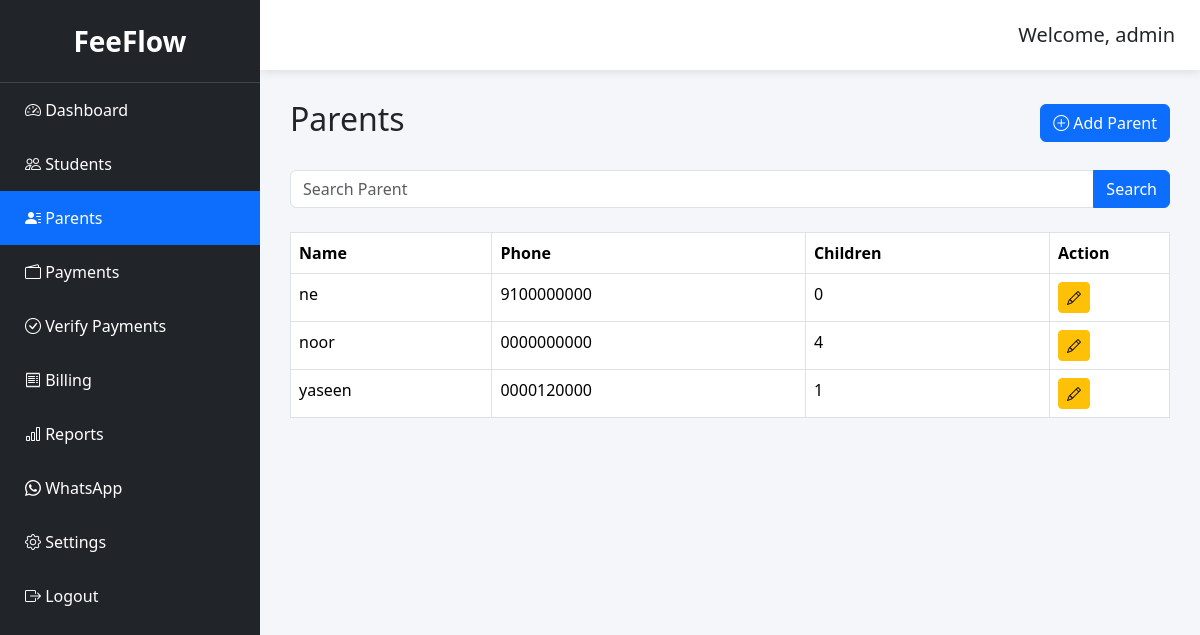
Screenshot of /parents/ (signed in) with the database file from the repository.
### parents/models.py (models this page shows, shortened)
class Parent(models.Model):
    name = models.CharField(max_length=100)
    phone = models.CharField(max_length=15, unique=True)
    created_at = models.DateTimeField(auto_now_add=True)

### parents/views.py (the view)
# urls.py: path("", views.parent_list, name="parent_list"),
@login_required
def parent_list(request):
    search = request.GET.get("search", "")
    parents = Parent.objects.all()
    if search:
        parents = parents.filter(
            Q(name__icontains=search) |
            Q(phone__icontains=search)
        )
    parents = parents.order_by("name")
    return render(
        request,
        "parents/parent_list.html",
        {
            "parents": parents,
            "search": search,
        }
    )

### templates/parents/parent_list.html
{% extends "base.html" %}
{% block content %}
<div class="d-flex justify-content-between align-items-center mb-4">
    <h2>Parents</h2>
    <a href="{% url 'add_parent' %}" class="btn btn-primary">
        <i class="bi bi-plus-circle"></i>
        Add Parent
    </a>
</div>
<form method="get" class="mb-4">
    <div class="input-group">
        <input
            type="text"
            class="form-control"
            name="search"
            placeholder="Search Parent"
            value="{{ search }}">
        <button class="btn btn-primary">
            Search
        </button>
    </div>
</form>
<table class="table table-bordered table-hover bg-white">
    <thead>
        <tr>
            <th>Name</th>
            <th>Phone</th>
            <th>Children</th>
            <th width="120">Action</th>
        </tr>
    </thead>
    <tbody>
        {% for parent in parents %}
        <tr>
            <td>{{ parent.name }}</td>
            <td>{{ parent.phone }}</td>
            <td>{{ parent.students.count }}</td>
            <td>
                <a
                    href="{% url 'edit_parent' parent.id %}"
                    class="btn btn-warning btn-sm">
                    <i class="bi bi-pencil"></i>
                </a>
            </td>
        </tr>
        {% empty %}
        <tr>
            <td colspan="4" class="text-center">
                No Parents Found
            </td>
        </tr>
        {% endfor %}
    </tbody>
</table>
{% endblock %}

### templates/base.html (shortened to what this page needs)
{% load static %}
<!DOCTYPE html>
<html lang="en">
<head>
<link href="https://cdn.jsdelivr.net/npm/bootstrap@5.3.7/dist/css/bootstrap.min.css" rel="stylesheet">
<link rel="stylesheet"
href="https://cdn.jsdelivr.net/npm/bootstrap-icons@1.11.3/font/bootstrap-icons.min.css">
<link rel="stylesheet"
href="{% static 'css/style.css' %}">
</head>
<body>
<div class="sidebar" id="sidebar">
<div class="sidebar-header">
FeeFlow
</div>
<a class="{% if request.path == '/' %}active{% endif %}"
href="/">
<i class="bi bi-speedometer2"></i>
Dashboard
</a>
<a class="{% if '/students/' in request.path %}active{% endif %}"
href="{% url 'student_list' %}">
<i class="bi bi-people"></i>
Students
</a>
<a class="{% if '/parents/' in request.path %}active{% endif %}"
href="{% url 'parent_list' %}">
<i class="bi bi-person-lines-fill"></i>
Parents
</a>
<a class="{% if request.path == '/payments/' %}active{% endif %}"
href="{% url 'invoice_list' %}">
<i class="bi bi-wallet2"></i>
Payments
</a>
<a class="{% if '/payments/pending/' in request.path %}active{% endif %}"
href="{% url 'pending_payments' %}">
<i class="bi bi-check-circle"></i>
Verify Payments
</a>
<a class="{% if '/billing/' in request.path %}active{% endif %}"
href="{% url 'billing_dashboard' %}">
<i class="bi bi-receipt"></i>
Billing
</a>
<a href="{% url 'report_dashboard' %}">
    <i class="bi bi-bar-chart"></i>
    Reports
</a>
<a class="{% if '/whatsapp/' in request.path %}active{% endif %}"
href="{% url 'whatsapp_dashboard' %}">
<i class="bi bi-whatsapp"></i>
WhatsApp
</a>
<a class="{% if '/settings/' in request.path %}active{% endif %}"
href="{% url 'settings' %}">
<i class="bi bi-gear"></i>
Settings
</a>
<a href="/admin/logout/">
<i class="bi bi-box-arrow-right"></i>
Logout
</a>
</div>
<div class="main">
<div class="topbar">
<div>
<h5 class="mb-0">
Welcome,
{{request.user.username}}
</h5>
</div>
</div>
<div class="page-content">
{% block content %}
{% endblock %}
</div>
</div>
</body>
</html>

### static/css/style.css (style rules this page uses)
body { background:#f4f6f9; overflow-x:hidden; }
.sidebar { width:260px; height:100vh; position:fixed; left:0; top:0; background:#212529; color:white; transition:.3s; z-index:1000; }
.sidebar-header { padding:20px; font-size:28px; font-weight:bold; text-align:center; border-bottom:1px solid rgba(255,255,255,.15); }
.sidebar a { display:block; color:white; padding:15px 25px; text-decoration:none; transition:.2s; }
.sidebar a.active { background:#0d6efd; }
.main { margin-left:260px; transition:.3s; }
.topbar { height:70px; background:white; box-shadow:0 2px 10px rgba(0,0,0,.1); display:flex; align-items:center; justify-content:space-between; padding:0 25px; }
.page-content { padding:30px; }

### rows the page displays
Parent: name "ne", phone "9100000000", students.count "0"
Parent: name "noor", phone "0000000000", students.count "4"
Parent: name "yaseen", phone "0000120000", students.count "1"

### other values shown
{{ request.user.username }} "admin"
